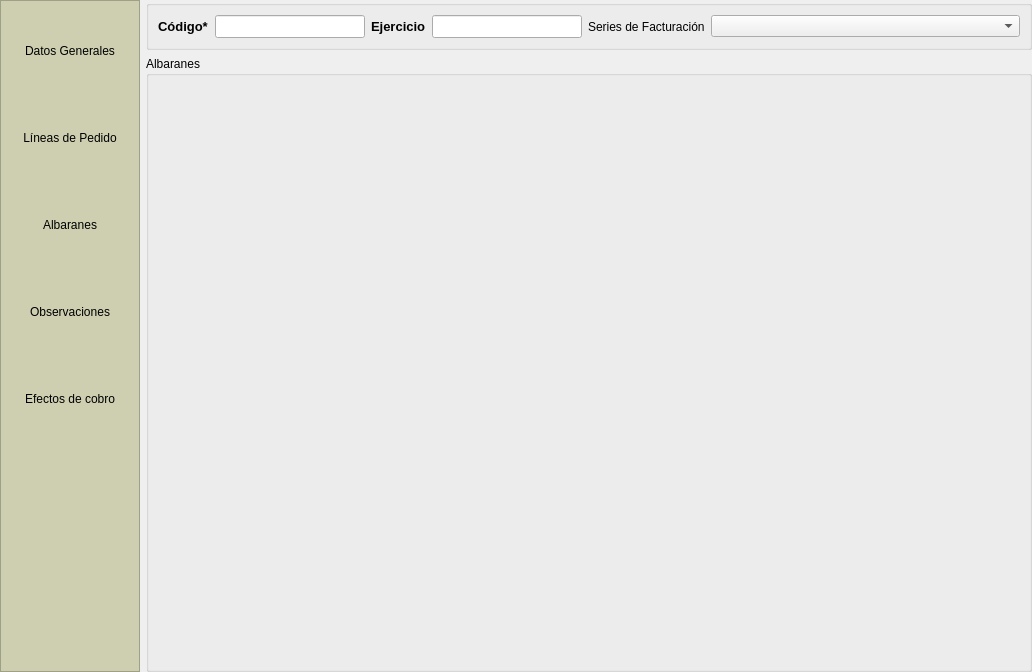
<?xml version="1.0" encoding="UTF-8"?>
<ui version="4.0">
 <class>frmPedidosProv</class>
 <widget class="QWidget" name="frmPedidosProv">
  <property name="geometry">
   <rect>
    <x>0</x>
    <y>0</y>
    <width>1032</width>
    <height>672</height>
   </rect>
  </property>
  <property name="windowTitle">
   <string>Pedidos de clientes</string>
  </property>
  <property name="windowIcon">
   <iconset>
    <normaloff>:/aplicacion/images/alephLogoIcon.ico</normaloff>:/aplicacion/images/alephLogoIcon.ico</iconset>
  </property>
  <property name="tableName" stdset="0">
   <string>pedidosprov</string>
  </property>
  <layout class="QGridLayout" name="gridLayout_6">
   <property name="leftMargin">
    <number>0</number>
   </property>
   <property name="topMargin">
    <number>0</number>
   </property>
   <property name="rightMargin">
    <number>0</number>
   </property>
   <property name="bottomMargin">
    <number>0</number>
   </property>
   <item row="0" column="0" rowspan="2">
    <widget class="QFrame" name="frameButtons">
     <property name="sizePolicy">
      <sizepolicy hsizetype="Preferred" vsizetype="Expanding">
       <horstretch>0</horstretch>
       <verstretch>0</verstretch>
      </sizepolicy>
     </property>
     <property name="minimumSize">
      <size>
       <width>140</width>
       <height>450</height>
      </size>
     </property>
     <property name="maximumSize">
      <size>
       <width>135</width>
       <height>16777215</height>
      </size>
     </property>
     <property name="styleSheet">
      <string notr="true">background: #CECFB0</string>
     </property>
     <property name="frameShape">
      <enum>QFrame::StyledPanel</enum>
     </property>
     <property name="frameShadow">
      <enum>QFrame::Raised</enum>
     </property>
     <layout class="QVBoxLayout" name="verticalLayout">
      <item>
       <widget class="QToolButton" name="tbDatos">
        <property name="sizePolicy">
         <sizepolicy hsizetype="Preferred" vsizetype="Fixed">
          <horstretch>0</horstretch>
          <verstretch>0</verstretch>
         </sizepolicy>
        </property>
        <property name="minimumSize">
         <size>
          <width>120</width>
          <height>81</height>
         </size>
        </property>
        <property name="maximumSize">
         <size>
          <width>111</width>
          <height>81</height>
         </size>
        </property>
        <property name="focusPolicy">
         <enum>Qt::NoFocus</enum>
        </property>
        <property name="toolTip">
         <string>Presenta la información general de este pedido.</string>
        </property>
        <property name="statusTip">
         <string>Presenta la información general de este pedido.</string>
        </property>
        <property name="whatsThis">
         <string>Presenta la información general de este pedido.</string>
        </property>
        <property name="text">
         <string>Datos Generales</string>
        </property>
        <property name="icon">
         <iconset>
          <normaloff>:/images/commons/documentos.png</normaloff>:/images/commons/documentos.png</iconset>
        </property>
        <property name="iconSize">
         <size>
          <width>48</width>
          <height>48</height>
         </size>
        </property>
        <property name="checkable">
         <bool>true</bool>
        </property>
        <property name="autoExclusive">
         <bool>true</bool>
        </property>
        <property name="toolButtonStyle">
         <enum>Qt::ToolButtonTextUnderIcon</enum>
        </property>
        <property name="autoRaise">
         <bool>true</bool>
        </property>
       </widget>
      </item>
      <item>
       <widget class="QToolButton" name="tbLineas">
        <property name="sizePolicy">
         <sizepolicy hsizetype="Preferred" vsizetype="Fixed">
          <horstretch>0</horstretch>
          <verstretch>0</verstretch>
         </sizepolicy>
        </property>
        <property name="minimumSize">
         <size>
          <width>120</width>
          <height>81</height>
         </size>
        </property>
        <property name="maximumSize">
         <size>
          <width>111</width>
          <height>81</height>
         </size>
        </property>
        <property name="focusPolicy">
         <enum>Qt::NoFocus</enum>
        </property>
        <property name="toolTip">
         <string>Permite editar las líneas de detalles del pedido.</string>
        </property>
        <property name="statusTip">
         <string>Permite editar las líneas de detalles del pedido.</string>
        </property>
        <property name="whatsThis">
         <string>Permite editar las líneas de detalles del pedido.</string>
        </property>
        <property name="text">
         <string>Líneas de Pedido</string>
        </property>
        <property name="icon">
         <iconset>
          <normaloff>:/images/commons/articulos.png</normaloff>:/images/commons/articulos.png</iconset>
        </property>
        <property name="iconSize">
         <size>
          <width>48</width>
          <height>48</height>
         </size>
        </property>
        <property name="checkable">
         <bool>true</bool>
        </property>
        <property name="autoExclusive">
         <bool>true</bool>
        </property>
        <property name="toolButtonStyle">
         <enum>Qt::ToolButtonTextUnderIcon</enum>
        </property>
        <property name="autoRaise">
         <bool>true</bool>
        </property>
       </widget>
      </item>
      <item>
       <widget class="QToolButton" name="tbAlbaranes">
        <property name="minimumSize">
         <size>
          <width>120</width>
          <height>81</height>
         </size>
        </property>
        <property name="focusPolicy">
         <enum>Qt::NoFocus</enum>
        </property>
        <property name="text">
         <string>Albaranes</string>
        </property>
        <property name="icon">
         <iconset>
          <normaloff>:/images/commons/albaranesprov.png</normaloff>:/images/commons/albaranesprov.png</iconset>
        </property>
        <property name="iconSize">
         <size>
          <width>48</width>
          <height>48</height>
         </size>
        </property>
        <property name="checkable">
         <bool>true</bool>
        </property>
        <property name="autoExclusive">
         <bool>true</bool>
        </property>
        <property name="toolButtonStyle">
         <enum>Qt::ToolButtonTextUnderIcon</enum>
        </property>
        <property name="autoRaise">
         <bool>true</bool>
        </property>
       </widget>
      </item>
      <item>
       <widget class="QToolButton" name="tbObservaciones">
        <property name="sizePolicy">
         <sizepolicy hsizetype="Preferred" vsizetype="Fixed">
          <horstretch>0</horstretch>
          <verstretch>0</verstretch>
         </sizepolicy>
        </property>
        <property name="minimumSize">
         <size>
          <width>120</width>
          <height>81</height>
         </size>
        </property>
        <property name="maximumSize">
         <size>
          <width>111</width>
          <height>81</height>
         </size>
        </property>
        <property name="focusPolicy">
         <enum>Qt::NoFocus</enum>
        </property>
        <property name="toolTip">
         <string>Campo libre de observaciones.</string>
        </property>
        <property name="statusTip">
         <string>Campo libre de observaciones.</string>
        </property>
        <property name="whatsThis">
         <string>Campo libre de observaciones.</string>
        </property>
        <property name="text">
         <string>Observaciones</string>
        </property>
        <property name="icon">
         <iconset>
          <normaloff>:/images/commons/estadisticas.png</normaloff>:/images/commons/estadisticas.png</iconset>
        </property>
        <property name="iconSize">
         <size>
          <width>48</width>
          <height>48</height>
         </size>
        </property>
        <property name="checkable">
         <bool>true</bool>
        </property>
        <property name="autoExclusive">
         <bool>true</bool>
        </property>
        <property name="toolButtonStyle">
         <enum>Qt::ToolButtonTextUnderIcon</enum>
        </property>
        <property name="autoRaise">
         <bool>true</bool>
        </property>
       </widget>
      </item>
      <item>
       <widget class="QToolButton" name="tbEfectos">
        <property name="sizePolicy">
         <sizepolicy hsizetype="Preferred" vsizetype="Fixed">
          <horstretch>0</horstretch>
          <verstretch>0</verstretch>
         </sizepolicy>
        </property>
        <property name="minimumSize">
         <size>
          <width>120</width>
          <height>81</height>
         </size>
        </property>
        <property name="maximumSize">
         <size>
          <width>16777215</width>
          <height>81</height>
         </size>
        </property>
        <property name="focusPolicy">
         <enum>Qt::NoFocus</enum>
        </property>
        <property name="text">
         <string>Efectos de cobro</string>
        </property>
        <property name="icon">
         <iconset>
          <normaloff>:/images/commons/efectoscobro.png</normaloff>:/images/commons/efectoscobro.png</iconset>
        </property>
        <property name="iconSize">
         <size>
          <width>48</width>
          <height>48</height>
         </size>
        </property>
        <property name="checkable">
         <bool>true</bool>
        </property>
        <property name="autoExclusive">
         <bool>true</bool>
        </property>
        <property name="toolButtonStyle">
         <enum>Qt::ToolButtonTextUnderIcon</enum>
        </property>
        <property name="autoRaise">
         <bool>true</bool>
        </property>
       </widget>
      </item>
      <item>
       <spacer name="verticalSpacer">
        <property name="orientation">
         <enum>Qt::Vertical</enum>
        </property>
        <property name="sizeHint" stdset="0">
         <size>
          <width>20</width>
          <height>20</height>
         </size>
        </property>
       </spacer>
      </item>
     </layout>
    </widget>
   </item>
   <item row="0" column="1">
    <widget class="QGroupBox" name="groupBox_14">
     <property name="title">
      <string/>
     </property>
     <layout class="QHBoxLayout" name="horizontalLayout">
      <item>
       <widget class="QLabel" name="label_2">
        <property name="sizePolicy">
         <sizepolicy hsizetype="Maximum" vsizetype="Preferred">
          <horstretch>0</horstretch>
          <verstretch>0</verstretch>
         </sizepolicy>
        </property>
        <property name="font">
         <font>
          <pointsize>10</pointsize>
          <weight>75</weight>
          <bold>true</bold>
         </font>
        </property>
        <property name="text">
         <string>Código*</string>
        </property>
       </widget>
      </item>
      <item>
       <widget class="DBLineEdit" name="db_codpedido">
        <property name="sizePolicy">
         <sizepolicy hsizetype="Preferred" vsizetype="Fixed">
          <horstretch>0</horstretch>
          <verstretch>0</verstretch>
         </sizepolicy>
        </property>
        <property name="maximumSize">
         <size>
          <width>150</width>
          <height>16777215</height>
         </size>
        </property>
        <property name="font">
         <font>
          <pointsize>10</pointsize>
         </font>
        </property>
        <property name="toolTip">
         <string>Código unico del tercero. El sistema propone un número, aunque usted puede cambiarlo. El número debe ser único.</string>
        </property>
        <property name="statusTip">
         <string>Código unico del tercero. El sistema propone un número, aunque usted puede cambiarlo. El número debe ser único.</string>
        </property>
        <property name="whatsThis">
         <string>Código unico del tercero. El sistema propone un número, aunque usted puede cambiarlo. El número debe ser único.</string>
        </property>
        <property name="readOnly">
         <bool>true</bool>
        </property>
        <property name="fieldName">
         <string>codpedido</string>
        </property>
       </widget>
      </item>
      <item>
       <widget class="QLabel" name="label_3">
        <property name="sizePolicy">
         <sizepolicy hsizetype="Maximum" vsizetype="Preferred">
          <horstretch>0</horstretch>
          <verstretch>0</verstretch>
         </sizepolicy>
        </property>
        <property name="font">
         <font>
          <pointsize>10</pointsize>
          <weight>75</weight>
          <bold>true</bold>
         </font>
        </property>
        <property name="text">
         <string>Ejercicio</string>
        </property>
       </widget>
      </item>
      <item>
       <widget class="DBLineEdit" name="db_ejercicios_descripcion">
        <property name="sizePolicy">
         <sizepolicy hsizetype="Preferred" vsizetype="Fixed">
          <horstretch>0</horstretch>
          <verstretch>0</verstretch>
         </sizepolicy>
        </property>
        <property name="maximumSize">
         <size>
          <width>150</width>
          <height>16777215</height>
         </size>
        </property>
        <property name="font">
         <font>
          <pointsize>10</pointsize>
         </font>
        </property>
        <property name="toolTip">
         <string>Código unico del tercero. El sistema propone un número, aunque usted puede cambiarlo. El número debe ser único.</string>
        </property>
        <property name="statusTip">
         <string>Código unico del tercero. El sistema propone un número, aunque usted puede cambiarlo. El número debe ser único.</string>
        </property>
        <property name="whatsThis">
         <string>Código unico del tercero. El sistema propone un número, aunque usted puede cambiarlo. El número debe ser único.</string>
        </property>
        <property name="readOnly">
         <bool>true</bool>
        </property>
        <property name="fieldName">
         <string>ejercicios.nombre</string>
        </property>
        <property name="dataEditable">
         <bool>false</bool>
        </property>
       </widget>
      </item>
      <item>
       <widget class="QLabel" name="label_7">
        <property name="sizePolicy">
         <sizepolicy hsizetype="Maximum" vsizetype="Preferred">
          <horstretch>0</horstretch>
          <verstretch>0</verstretch>
         </sizepolicy>
        </property>
        <property name="text">
         <string>Series de Facturación</string>
        </property>
       </widget>
      </item>
      <item>
       <widget class="DBComboBox" name="db_idserie">
        <property name="sizePolicy">
         <sizepolicy hsizetype="Minimum" vsizetype="Fixed">
          <horstretch>0</horstretch>
          <verstretch>0</verstretch>
         </sizepolicy>
        </property>
        <property name="fieldName">
         <string>idserie</string>
        </property>
        <property name="listTableModel">
         <string>seriesfacturacion</string>
        </property>
        <property name="listColumnName">
         <string>descripcion</string>
        </property>
        <property name="listColumnToSave">
         <string>id</string>
        </property>
        <property name="dataEditable">
         <bool>true</bool>
        </property>
       </widget>
      </item>
     </layout>
    </widget>
   </item>
   <item row="1" column="1">
    <widget class="QStackedWidget" name="swFichas">
     <property name="currentIndex">
      <number>3</number>
     </property>
     <widget class="QWidget" name="pageDatos">
      <layout class="QVBoxLayout" name="verticalLayout_7">
       <property name="leftMargin">
        <number>0</number>
       </property>
       <property name="topMargin">
        <number>0</number>
       </property>
       <property name="rightMargin">
        <number>0</number>
       </property>
       <property name="bottomMargin">
        <number>0</number>
       </property>
       <item>
        <widget class="AERPScriptWidget" name="aswterceros">
         <property name="minimumSize">
          <size>
           <width>0</width>
           <height>30</height>
          </size>
         </property>
         <property name="name">
          <string>datosgeneralestercero</string>
         </property>
         <property name="dataEditable">
          <bool>true</bool>
         </property>
        </widget>
       </item>
       <item>
        <widget class="QGroupBox" name="groupBox_10">
         <property name="title">
          <string>Datos del pedido</string>
         </property>
         <layout class="QGridLayout" name="gridLayout">
          <item row="0" column="0">
           <widget class="QLabel" name="label">
            <property name="text">
             <string>Referencia dada por el Proveedor</string>
            </property>
           </widget>
          </item>
          <item row="0" column="1">
           <widget class="DBLineEdit" name="db_reftercero">
            <property name="fieldName">
             <string>reftercero</string>
            </property>
            <property name="dataEditable">
             <bool>true</bool>
            </property>
           </widget>
          </item>
          <item row="0" column="2">
           <widget class="QLabel" name="label_5">
            <property name="text">
             <string>Fecha *</string>
            </property>
           </widget>
          </item>
          <item row="0" column="3">
           <widget class="DBDateTimeEdit" name="db_fecha">
            <property name="sizePolicy">
             <sizepolicy hsizetype="Preferred" vsizetype="Fixed">
              <horstretch>0</horstretch>
              <verstretch>0</verstretch>
             </sizepolicy>
            </property>
            <property name="displayFormat">
             <string>dd/MM/yyyy</string>
            </property>
            <property name="fieldName">
             <string>fecha</string>
            </property>
            <property name="dataEditable">
             <bool>true</bool>
            </property>
           </widget>
          </item>
          <item row="0" column="4">
           <widget class="QLabel" name="label_20">
            <property name="text">
             <string>Fecha recepcion</string>
            </property>
           </widget>
          </item>
          <item row="0" column="5">
           <widget class="DBDateTimeEdit" name="db_fechasalida">
            <property name="sizePolicy">
             <sizepolicy hsizetype="Preferred" vsizetype="Fixed">
              <horstretch>0</horstretch>
              <verstretch>0</verstretch>
             </sizepolicy>
            </property>
            <property name="displayFormat">
             <string>dd/MM/yyyy</string>
            </property>
            <property name="fieldName">
             <string>fechaentrada</string>
            </property>
            <property name="dataEditable">
             <bool>true</bool>
            </property>
           </widget>
          </item>
          <item row="1" column="0" colspan="6">
           <layout class="QHBoxLayout" name="horizontalLayout_7">
            <item>
             <widget class="DBChooseRecordButton" name="db_idplanpago">
              <property name="text">
               <string>Plan de pago *</string>
              </property>
              <property name="fieldName">
               <string>idplanpago</string>
              </property>
              <property name="dataEditable">
               <bool>true</bool>
              </property>
             </widget>
            </item>
            <item>
             <widget class="DBLineEdit" name="db_plan_pago">
              <property name="fieldName">
               <string>planespago.descripcion</string>
              </property>
             </widget>
            </item>
            <item>
             <widget class="QLabel" name="label_6">
              <property name="text">
               <string>Recargo financiero</string>
              </property>
             </widget>
            </item>
            <item>
             <widget class="DBNumberEdit" name="db_recfinanciero">
              <property name="fieldName">
               <string>recfinanciero</string>
              </property>
              <property name="dataEditable">
               <bool>true</bool>
              </property>
             </widget>
            </item>
           </layout>
          </item>
         </layout>
        </widget>
       </item>
       <item>
        <widget class="QGroupBox" name="groupBox_15">
         <property name="title">
          <string>Datos administrativos</string>
         </property>
         <layout class="QVBoxLayout" name="verticalLayout_6">
          <item>
           <widget class="DBCheckBox" name="db_generaralbaranautomatico">
            <property name="text">
             <string>Generar albarán de forma automática</string>
            </property>
            <property name="fieldName">
             <string>generaralbaranautomatico</string>
            </property>
            <property name="dataEditable">
             <bool>true</bool>
            </property>
           </widget>
          </item>
          <item>
           <layout class="QHBoxLayout" name="horizontalLayout_8">
            <item>
             <widget class="QLabel" name="label_26">
              <property name="sizePolicy">
               <sizepolicy hsizetype="Maximum" vsizetype="Preferred">
                <horstretch>0</horstretch>
                <verstretch>0</verstretch>
               </sizepolicy>
              </property>
              <property name="text">
               <string>Tipo de Operación</string>
              </property>
             </widget>
            </item>
            <item>
             <widget class="DBComboBox" name="db_tipooperacion">
              <property name="fieldName">
               <string>tipooperacion</string>
              </property>
              <property name="dataEditable">
               <bool>true</bool>
              </property>
              <property name="openListOnGetFocus">
               <bool>true</bool>
              </property>
             </widget>
            </item>
           </layout>
          </item>
          <item>
           <layout class="QHBoxLayout" name="horizontalLayout_9">
            <item>
             <widget class="DBChooseRecordButton" name="db_coddivisa_2">
              <property name="text">
               <string>Divisa *</string>
              </property>
              <property name="fieldName">
               <string>coddivisa</string>
              </property>
              <property name="dataEditable">
               <bool>true</bool>
              </property>
              <property name="replaceFields">
               <stringlist>
                <string>tasaconv;tasaconv</string>
               </stringlist>
              </property>
             </widget>
            </item>
            <item>
             <widget class="DBLineEdit" name="db_coddivisa_text_2">
              <property name="fieldName">
               <string>coddivisa</string>
              </property>
              <property name="dataEditable">
               <bool>true</bool>
              </property>
              <property name="autoCompletePopupSize">
               <size>
                <width>300</width>
                <height>200</height>
               </size>
              </property>
             </widget>
            </item>
            <item>
             <widget class="DBLineEdit" name="db_nombre_divisa_2">
              <property name="fieldName">
               <string>divisas.descripcion</string>
              </property>
             </widget>
            </item>
            <item>
             <widget class="QLabel" name="label_9">
              <property name="text">
               <string>Tasa de conversión</string>
              </property>
             </widget>
            </item>
            <item>
             <widget class="DBNumberEdit" name="db_tasaconv_2">
              <property name="fieldName">
               <string>tasaconv</string>
              </property>
              <property name="dataEditable">
               <bool>true</bool>
              </property>
             </widget>
            </item>
            <item>
             <widget class="QLabel" name="label_10">
              <property name="text">
               <string>Total en Euros</string>
              </property>
             </widget>
            </item>
            <item>
             <widget class="DBNumberEdit" name="db_totaldivisaempresa_2">
              <property name="fieldName">
               <string>totaldivisaempresa</string>
              </property>
             </widget>
            </item>
           </layout>
          </item>
         </layout>
        </widget>
       </item>
       <item>
        <widget class="QGroupBox" name="groupBox_6">
         <property name="title">
          <string>Totales</string>
         </property>
         <layout class="QHBoxLayout" name="horizontalLayout_2">
          <item>
           <widget class="QLabel" name="label_11">
            <property name="text">
             <string>Base imponible</string>
            </property>
           </widget>
          </item>
          <item>
           <widget class="DBNumberEdit" name="db_neto">
            <property name="fieldName">
             <string>neto</string>
            </property>
           </widget>
          </item>
          <item>
           <widget class="QLabel" name="label_13">
            <property name="text">
             <string>IVA</string>
            </property>
           </widget>
          </item>
          <item>
           <widget class="DBNumberEdit" name="db_totaliva">
            <property name="fieldName">
             <string>totaliva</string>
            </property>
           </widget>
          </item>
          <item>
           <widget class="QLabel" name="label_14">
            <property name="text">
             <string>Recargo</string>
            </property>
           </widget>
          </item>
          <item>
           <widget class="DBNumberEdit" name="db_totalrecargo">
            <property name="fieldName">
             <string>totalrecargo</string>
            </property>
           </widget>
          </item>
          <item>
           <widget class="QLabel" name="label_12">
            <property name="text">
             <string>I.R.P.F.</string>
            </property>
           </widget>
          </item>
          <item>
           <widget class="DBNumberEdit" name="db_totalirpf">
            <property name="fieldName">
             <string>totalirpf</string>
            </property>
           </widget>
          </item>
          <item>
           <widget class="QLabel" name="label_15">
            <property name="font">
             <font>
              <weight>75</weight>
              <bold>true</bold>
             </font>
            </property>
            <property name="text">
             <string>Total</string>
            </property>
           </widget>
          </item>
          <item>
           <widget class="DBNumberEdit" name="db_total">
            <property name="font">
             <font>
              <weight>75</weight>
              <bold>true</bold>
             </font>
            </property>
            <property name="fieldName">
             <string>total</string>
            </property>
           </widget>
          </item>
         </layout>
        </widget>
       </item>
       <item>
        <widget class="QGroupBox" name="groupBox_7">
         <property name="title">
          <string>Líneas de IVA</string>
         </property>
         <layout class="QVBoxLayout" name="verticalLayout_2">
          <item>
           <widget class="DBTableView" name="lineasivapedidosprov">
            <property name="internalData">
             <bool>true</bool>
            </property>
            <property name="relationName">
             <string>lineasivapedidosprov</string>
            </property>
           </widget>
          </item>
         </layout>
        </widget>
       </item>
      </layout>
     </widget>
     <widget class="QWidget" name="pageLineas">
      <layout class="QVBoxLayout" name="verticalLayout_10">
       <property name="leftMargin">
        <number>0</number>
       </property>
       <property name="topMargin">
        <number>0</number>
       </property>
       <property name="rightMargin">
        <number>0</number>
       </property>
       <property name="bottomMargin">
        <number>0</number>
       </property>
       <item>
        <widget class="QGroupBox" name="groupBox_5">
         <property name="title">
          <string>Artículos</string>
         </property>
         <layout class="QGridLayout">
          <item row="0" column="0">
           <widget class="DBDetailView" name="db_lineasarticulospedidosprov">
            <property name="relationName">
             <string>lineasarticulospedidosprov</string>
            </property>
            <property name="dataEditable">
             <bool>true</bool>
            </property>
           </widget>
          </item>
         </layout>
        </widget>
       </item>
       <item>
        <widget class="QGroupBox" name="groupBox_13">
         <property name="title">
          <string>Servicios</string>
         </property>
         <layout class="QGridLayout" name="_2">
          <item row="0" column="0">
           <widget class="DBDetailView" name="db_lineasserviciospedidosprov">
            <property name="relationName">
             <string>lineasserviciospedidosprov</string>
            </property>
            <property name="dataEditable">
             <bool>true</bool>
            </property>
           </widget>
          </item>
         </layout>
        </widget>
       </item>
      </layout>
     </widget>
     <widget class="QWidget" name="pageOdt">
      <layout class="QVBoxLayout" name="verticalLayout_3">
       <property name="leftMargin">
        <number>0</number>
       </property>
       <property name="topMargin">
        <number>0</number>
       </property>
       <property name="rightMargin">
        <number>0</number>
       </property>
       <property name="bottomMargin">
        <number>0</number>
       </property>
       <item>
        <widget class="QGroupBox" name="groupBox_2">
         <property name="title">
          <string>Órdenes de Trabajo</string>
         </property>
         <layout class="QVBoxLayout" name="verticalLayout_5">
          <item>
           <widget class="DBDetailView" name="db_odt">
            <property name="relationName">
             <string>odt</string>
            </property>
            <property name="dataEditable">
             <bool>true</bool>
            </property>
           </widget>
          </item>
         </layout>
        </widget>
       </item>
      </layout>
     </widget>
     <widget class="QWidget" name="pageAlbaranes">
      <layout class="QVBoxLayout" name="verticalLayoutAlbaranesGrande">
       <property name="leftMargin">
        <number>0</number>
       </property>
       <property name="topMargin">
        <number>0</number>
       </property>
       <property name="rightMargin">
        <number>0</number>
       </property>
       <property name="bottomMargin">
        <number>0</number>
       </property>
       <item>
        <widget class="QGroupBox" name="groupBoxAlbaranes">
         <property name="title">
          <string>Albaranes</string>
         </property>
         <layout class="QVBoxLayout" name="verticalLayoutAlbaranes">
          <item>
           <widget class="DBDetailView" name="db_odt">
            <property name="relationName">
             <string>albaranesprov</string>
            </property>
            <property name="dataEditable">
             <bool>true</bool>
            </property>
           </widget>
          </item>
         </layout>
        </widget>
       </item>
      </layout>
     </widget>
     <widget class="QWidget" name="pageObservaciones">
      <layout class="QVBoxLayout" name="verticalLayout_4">
       <property name="leftMargin">
        <number>0</number>
       </property>
       <property name="topMargin">
        <number>0</number>
       </property>
       <property name="rightMargin">
        <number>0</number>
       </property>
       <property name="bottomMargin">
        <number>0</number>
       </property>
       <item>
        <widget class="QGroupBox" name="groupBox_8">
         <property name="title">
          <string>Observaciones</string>
         </property>
         <layout class="QVBoxLayout" name="verticalLayout_9">
          <item>
           <widget class="DBRichTextEdit" name="db_observaciones">
            <property name="fieldName">
             <string>observaciones</string>
            </property>
            <property name="dataEditable">
             <bool>true</bool>
            </property>
           </widget>
          </item>
         </layout>
        </widget>
       </item>
      </layout>
     </widget>
     <widget class="QWidget" name="pageEfectos">
      <layout class="QVBoxLayout" name="verticalLayout_12">
       <property name="leftMargin">
        <number>0</number>
       </property>
       <property name="topMargin">
        <number>0</number>
       </property>
       <property name="rightMargin">
        <number>0</number>
       </property>
       <property name="bottomMargin">
        <number>0</number>
       </property>
       <item>
        <widget class="QGroupBox" name="groupBox_4">
         <property name="title">
          <string>Efectos de pago</string>
         </property>
         <layout class="QVBoxLayout" name="verticalLayout_11">
          <item>
           <widget class="QPushButton" name="pbPagoRapido">
            <property name="text">
             <string>Introducir pago anticipado o pago rapido</string>
            </property>
            <property name="icon">
             <iconset>
              <normaloff>:/images/commons/efectoscobro.png</normaloff>:/images/commons/efectoscobro.png</iconset>
            </property>
           </widget>
          </item>
          <item>
           <widget class="DBDetailView" name="db_efectospago">
            <property name="relationName">
             <string>efectoscobro</string>
            </property>
            <property name="dataEditable">
             <bool>true</bool>
            </property>
           </widget>
          </item>
         </layout>
        </widget>
       </item>
      </layout>
     </widget>
    </widget>
   </item>
  </layout>
 </widget>
 <customwidgets>
  <customwidget>
   <class>AERPScriptWidget</class>
   <extends>QWidget</extends>
   <header>scripts/perpscriptwidget.h</header>
  </customwidget>
  <customwidget>
   <class>DBCheckBox</class>
   <extends>QCheckBox</extends>
   <header>widgets/dbcheckbox.h</header>
  </customwidget>
  <customwidget>
   <class>DBChooseRecordButton</class>
   <extends>QPushButton</extends>
   <header>widgets/dbchooserecordbutton.h</header>
  </customwidget>
  <customwidget>
   <class>DBComboBox</class>
   <extends>QComboBox</extends>
   <header>widgets/dbcombobox.h</header>
  </customwidget>
  <customwidget>
   <class>DBDateTimeEdit</class>
   <extends>QDateTimeEdit</extends>
   <header>widgets/dbdatetimeedit.h</header>
  </customwidget>
  <customwidget>
   <class>DBDetailView</class>
   <extends>QWidget</extends>
   <header>widgets/dbdetailview.h</header>
  </customwidget>
  <customwidget>
   <class>DBLineEdit</class>
   <extends>QLineEdit</extends>
   <header>widgets/dblineedit.h</header>
  </customwidget>
  <customwidget>
   <class>DBNumberEdit</class>
   <extends>QLineEdit</extends>
   <header>widgets/dbnumberedit.h</header>
  </customwidget>
  <customwidget>
   <class>DBTableView</class>
   <extends>QTableView</extends>
   <header>widgets/dbtableview.h</header>
  </customwidget>
  <customwidget>
   <class>DBRichTextEdit</class>
   <extends>QTextEdit</extends>
   <header>widgets/dbrichtextedit.h</header>
  </customwidget>
 </customwidgets>
 <tabstops>
  <tabstop>db_codpedido</tabstop>
  <tabstop>db_ejercicios_descripcion</tabstop>
  <tabstop>db_idserie</tabstop>
  <tabstop>db_reftercero</tabstop>
  <tabstop>db_fecha</tabstop>
  <tabstop>db_fechasalida</tabstop>
  <tabstop>db_idplanpago</tabstop>
  <tabstop>db_plan_pago</tabstop>
  <tabstop>db_recfinanciero</tabstop>
  <tabstop>db_tipooperacion</tabstop>
  <tabstop>db_coddivisa_2</tabstop>
  <tabstop>db_coddivisa_text_2</tabstop>
  <tabstop>db_nombre_divisa_2</tabstop>
  <tabstop>db_tasaconv_2</tabstop>
  <tabstop>db_totaldivisaempresa_2</tabstop>
  <tabstop>db_neto</tabstop>
  <tabstop>db_totaliva</tabstop>
  <tabstop>db_totalrecargo</tabstop>
  <tabstop>db_totalirpf</tabstop>
  <tabstop>db_total</tabstop>
  <tabstop>lineasivapedidosprov</tabstop>
  <tabstop>pbPagoRapido</tabstop>
  <tabstop>db_observaciones</tabstop>
 </tabstops>
 <resources>
  <include location="../../../programacion/alepherp/src/resources/resources.qrc"/>
 </resources>
 <connections/>
</ui>
